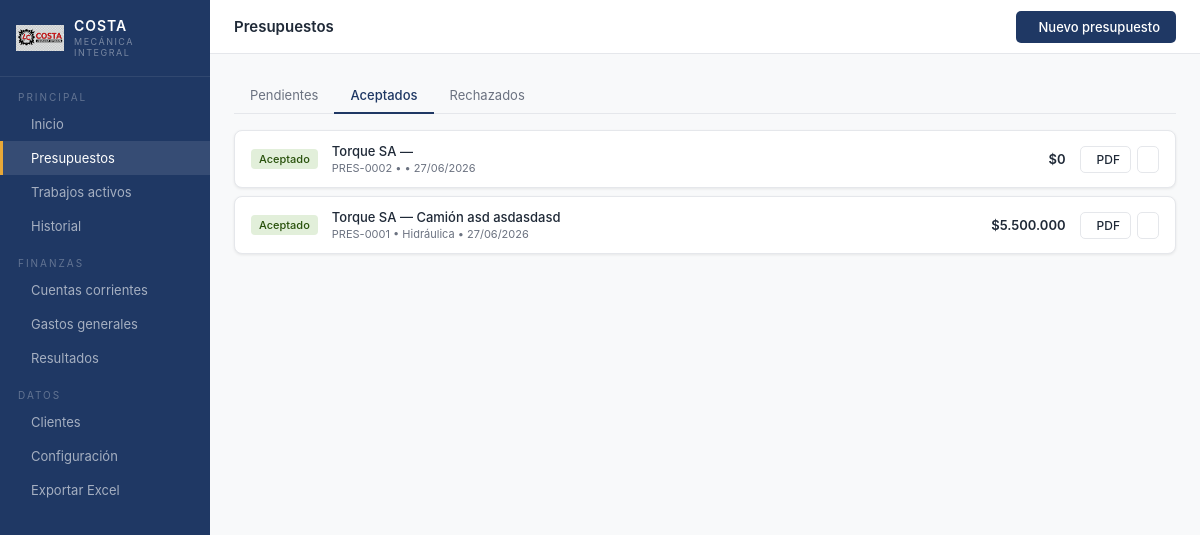
The page /presupuestos?estado=aceptados on the database its author committed.
### app.py (models this page shows)
class Presupuesto(db.Model):
    id = db.Column(db.Integer, primary_key=True)
    numero = db.Column(db.String(20), unique=True)
    cliente_id = db.Column(db.Integer, db.ForeignKey('cliente.id'), nullable=False)
    tipo_equipo = db.Column(db.String(50))
    identificador = db.Column(db.String(50))
    marca = db.Column(db.String(50))
    modelo = db.Column(db.String(50))
    tipo_trabajo = db.Column(db.String(50))
    observaciones = db.Column(db.Text)
    estado = db.Column(db.String(20), default='borrador')  # borrador, enviado, aceptado, rechazado
    total = db.Column(db.Float, default=0)
    creado = db.Column(db.DateTime, default=datetime.utcnow)
    items = db.relationship('ItemPresupuesto', backref='presupuesto', lazy=True, cascade='all, delete-orphan')
    trabajo = db.relationship('Trabajo', backref='presupuesto', lazy=True, uselist=False)

class Cliente(db.Model):
    id = db.Column(db.Integer, primary_key=True)
    empresa = db.Column(db.String(100), nullable=False)
    contacto = db.Column(db.String(100))
    telefono = db.Column(db.String(30))
    email = db.Column(db.String(100))
    direccion = db.Column(db.String(200))
    cuit = db.Column(db.String(20))
    notas = db.Column(db.Text)
    creado = db.Column(db.DateTime, default=datetime.utcnow)
    presupuestos = db.relationship('Presupuesto', backref='cliente', lazy=True)
    trabajos = db.relationship('Trabajo', backref='cliente', lazy=True)

### app.py (the view)
@app.route('/presupuestos')
def presupuestos():
    estado = request.args.get('estado', 'activos')
    if estado == 'activos':
        lista = Presupuesto.query.filter(Presupuesto.estado.in_(['borrador', 'enviado'])).order_by(Presupuesto.creado.desc()).all()
    elif estado == 'aceptados':
        lista = Presupuesto.query.filter_by(estado='aceptado').order_by(Presupuesto.creado.desc()).all()
    else:
        lista = Presupuesto.query.filter_by(estado='rechazado').order_by(Presupuesto.creado.desc()).all()
    return render_template('presupuestos.html', lista=lista, estado=estado)

### app.py (called while the page is built)
def fmt_moneda(valor):
    if valor is None:
        return "$0"
    return f"${valor:,.0f}".replace(",", ".")

### templates/presupuestos.html (shortened to what this page needs)
{% extends "base.html" %}
{% block topbar_title %}Presupuestos{% endblock %}
{% block topbar_actions %}
<a href="/presupuestos/nuevo" class="btn btn-primary">
     Nuevo presupuesto
</a>
{% endblock %}
{% block content %}
<div class="tabs">
    <a href="?estado=activos" class="tab {% if estado == 'activos' %}active{% endif %}">Pendientes</a>
    <a href="?estado=aceptados" class="tab {% if estado == 'aceptados' %}active{% endif %}">Aceptados</a>
    <a href="?estado=rechazados" class="tab {% if estado == 'rechazados' %}active{% endif %}">Rechazados</a>
</div>
{% if lista %}
    {% for p in lista %}
    <div class="work-row">
        {% if p.estado == 'borrador' %}<span class="badge badge-gray">Borrador</span>
        {% elif p.estado == 'enviado' %}<span class="badge badge-purple">Enviado</span>
        {% elif p.estado == 'aceptado' %}<span class="badge badge-green">Aceptado</span>
        {% else %}<span class="badge badge-red">Rechazado</span>{% endif %}
        <div class="work-info">
            <div class="work-name">
                {{ p.cliente.empresa }} — {{ p.tipo_equipo }} {{ p.marca }} {{ p.modelo }}
            </div>
            <div class="work-sub">
                {{ p.numero }} &bull; {{ p.tipo_trabajo }} &bull; {{ p.creado.strftime('%d/%m/%Y') }}
            </div>
        </div>
        <div class="work-amounts">
            <div class="work-total">{{ p.total | moneda }}</div>
        </div>
        <div style="display:flex;gap:6px;flex-shrink:0;flex-wrap:wrap">
            <a href="/presupuestos/{{ p.id }}/pdf" class="btn btn-ghost btn-sm" target="_blank">
                 PDF
            </a>
            <a href="/presupuestos/{{ p.id }}/editar" class="btn btn-ghost btn-sm">
            </a>
        </div>
    </div>
    {% endfor %}
{% else %}
    <div class="empty-state">
        <i class="ti ti-file-text"></i>
        <p>No hay presupuestos en esta sección.</p>
    </div>
{% endif %}
{% endblock %}

### templates/base.html (style rules this page uses)
* { box-sizing: border-box; margin: 0; padding: 0; }
:root { --navy: #1F3864; --navy-light: #2a4d84; --blue: #2E75B6; --blue-light: #D6E4F0; --amber: #E8A838; --green: #1E7145; --green-light: #E2EFDA; --red: #C00000; --red-light: #FCE4D6; --gray-100: #F8F9FA; --gray-200: #F2F2F2; --gray-300: #E0E0E0; --gray-500: #6B7280; --white: #FFFFFF; --text: #1F2937; --text-light: #6B7280; --border: #E5E7EB; --shadow: 0 1px 3px rgba(0,0,0,0.08); --radius: 8px; --radius-sm: 5px; }
body { font-family: -apple-system, BlinkMacSystemFont, 'Segoe UI', sans-serif; background: var(--gray-100); color: var(--text); font-size: 14px; }
.btn { display: inline-flex; align-items: center; gap: 6px; padding: 8px 16px; border-radius: var(--radius-sm); font-size: 13px; font-weight: 500; cursor: pointer; border: none; text-decoration: none; transition: opacity 0.15s; }
.btn-primary { background: var(--navy); color: #fff; }
.btn-ghost { background: transparent; color: var(--text); border: 1px solid var(--border); }
.btn-sm { padding: 5px 10px; font-size: 12px; }
.badge { display: inline-flex; align-items: center; font-size: 11px; font-weight: 500; padding: 3px 8px; border-radius: 4px; white-space: nowrap; }
.badge-green { background: var(--green-light); color: #27500A; }
.work-row { display: flex; align-items: center; gap: 14px; padding: 12px 16px; background: var(--white); border: 1px solid var(--border); border-radius: var(--radius); margin-bottom: 8px; box-shadow: var(--shadow); text-decoration: none; color: var(--text); transition: border-color 0.15s; }
.work-info { flex: 1; min-width: 0; }
.work-name { font-size: 13px; font-weight: 500; color: var(--text); white-space: nowrap; overflow: hidden; text-overflow: ellipsis; }
.work-sub { font-size: 11px; color: var(--text-light); margin-top: 2px; }
.work-amounts { text-align: right; flex-shrink: 0; }
.work-total { font-size: 13px; font-weight: 600; color: var(--text); }
.tabs { display: flex; border-bottom: 1px solid var(--border); margin-bottom: 16px; }
.tab { padding: 9px 16px; font-size: 13px; color: var(--text-light); cursor: pointer; border-bottom: 2px solid transparent; margin-bottom: -1px; text-decoration: none; }
.tab.active { color: var(--navy); border-bottom-color: var(--navy); font-weight: 500; }

### rows shown on the page
Presupuesto: estado "Aceptado", cliente.empresa "Torque SA", numero "PRES-0002", creado "27/06/2026", total|moneda "$0"
Presupuesto: estado "Aceptado", cliente.empresa "Torque SA", tipo_equipo "Camión", marca "asd", modelo "asdasdasd", numero "PRES-0001", tipo_trabajo "Hidráulica", creado "27/06/2026", total|moneda "$5.500.000"
